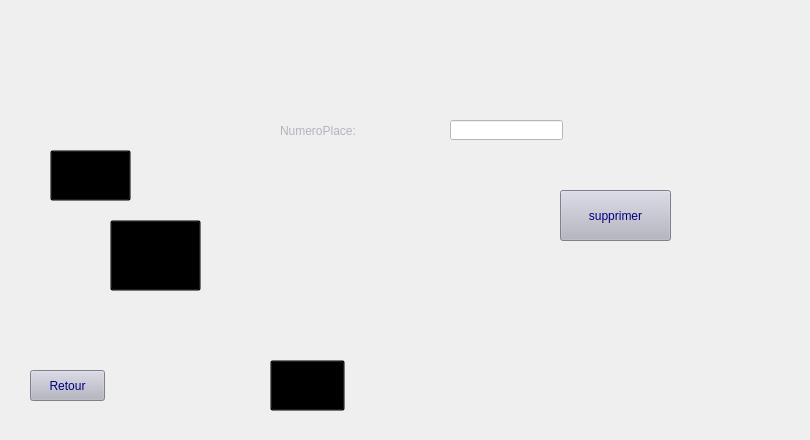
      <widget class="QWidget" name="supprimerplace_2">
       <widget class="QLabel" name="label_8">
        <property name="geometry">
         <rect>
          <x>20</x>
          <y>0</y>
          <width>781</width>
          <height>431</height>
         </rect>
        </property>
        <property name="styleSheet">
         <string notr="true">background-image: url(:/photointegrationparking/gererzone.png);</string>
        </property>
        <property name="text">
         <string/>
        </property>
       </widget>
       <widget class="QPushButton" name="ajouterplace_2">
        <property name="geometry">
         <rect>
          <x>110</x>
          <y>220</y>
          <width>91</width>
          <height>71</height>
         </rect>
        </property>
        <property name="styleSheet">
         <string notr="true">background-color: transparent;</string>
        </property>
        <property name="text">
         <string/>
        </property>
       </widget>
       <widget class="QPushButton" name="modifierplace_3">
        <property name="geometry">
         <rect>
          <x>270</x>
          <y>360</y>
          <width>75</width>
          <height>51</height>
         </rect>
        </property>
        <property name="styleSheet">
         <string notr="true">background-color: transparent;</string>
        </property>
        <property name="text">
         <string/>
        </property>
       </widget>
       <widget class="QPushButton" name="afficherplace_2">
        <property name="geometry">
         <rect>
          <x>50</x>
          <y>150</y>
          <width>81</width>
          <height>51</height>
         </rect>
        </property>
        <property name="styleSheet">
         <string notr="true">background-color: transparent;</string>
        </property>
        <property name="text">
         <string/>
        </property>
       </widget>
       <widget class="QLabel" name="label_supprimer">
        <property name="geometry">
         <rect>
          <x>280</x>
          <y>110</y>
          <width>161</width>
          <height>41</height>
         </rect>
        </property>
        <property name="styleSheet">
         <string notr="true">font: 18pt &quot;Arial&quot;;
color: rgb(179, 179, 193);</string>
        </property>
        <property name="text">
         <string>NumeroPlace:</string>
        </property>
       </widget>
       <widget class="QPushButton" name="pushButton_confirmersupprimer">
        <property name="geometry">
         <rect>
          <x>560</x>
          <y>190</y>
          <width>111</width>
          <height>51</height>
         </rect>
        </property>
        <property name="styleSheet">
         <string notr="true">#pushButton_confirmersupprimer{
	font: 18pt &quot;Bahnschrift&quot;;

	background-color: rgb(179, 179, 193);
	
	
	
	color: rgb(0, 0, 127);
	
;}


#pushButton_confirmersupprimere:hover{
;

	color: rgb(255, 255, 255);
	background-color: rgb(4, 44, 89);
	}</string>
        </property>
        <property name="text">
         <string>supprimer</string>
        </property>
       </widget>
       <widget class="QLineEdit" name="lineEdit_numplaceasupprimer">
        <property name="geometry">
         <rect>
          <x>450</x>
          <y>120</y>
          <width>113</width>
          <height>20</height>
         </rect>
        </property>
        <property name="styleSheet">
         <string notr="true">#lineEdit_numplaceasupprimer{

background-color: rgb(255, 255, 255);
	
	color: rgb(4, 44, 89);
	
;}


#lineEdit_numplaceasupprimre:hover{
;

	color: rgb(255, 255, 255);
	background-color: rgb(4, 44, 89);
	}</string>
        </property>
       </widget>
       <widget class="QPushButton" name="retour_4">
        <property name="geometry">
         <rect>
          <x>30</x>
          <y>370</y>
          <width>75</width>
          <height>31</height>
         </rect>
        </property>
        <property name="styleSheet">
         <string notr="true">#retour_4{
	font: 18pt &quot;Bahnschrift&quot;;

	background-color: rgb(179, 179, 193);
	
	
	
	color: rgb(0, 0, 127);
	
;}


#retour_4:hover{
;

	color: rgb(255, 255, 255);
	background-color: rgb(4, 44, 89);
	}</string>
        </property>
        <property name="text">
         <string>Retour</string>
        </property>
       </widget>
      </widget>
